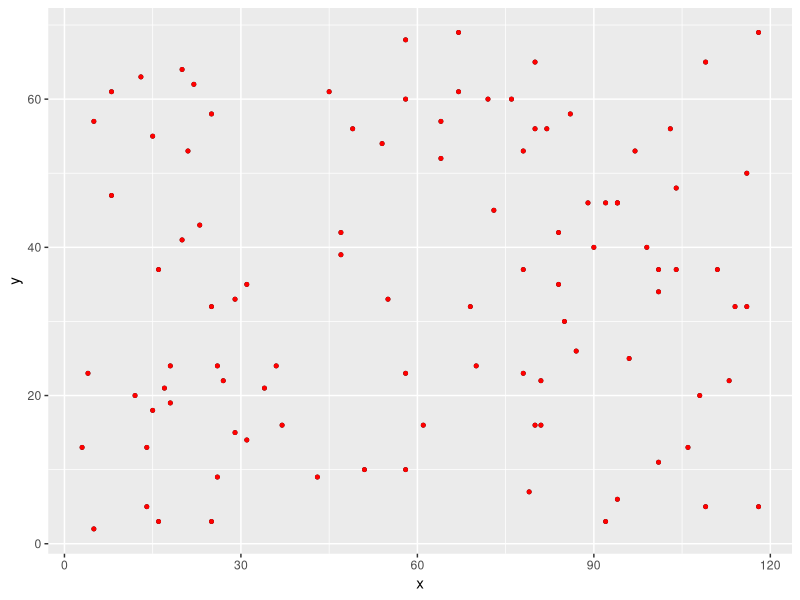

Write the R code that produced this figure.

##########################################
# 
# Greedy TSP algorithm 
# (TSP = Traveling Salesman Problem)
#
# Series:
# Little Useless-useful R functions #41
# Created: August 13, 2022
# Author: Tomaz Kastrun
# Blog: tomaztsql.wordpress.com
# V.1.0

# Changelog: 
#        
###########################################


library(ggplot2)
library(tidyverse)



#generate fake data
df_size <- 100

set.seed(2908)
cities <- data.frame(x = sample(rnorm(1,100,20),df_size,replace=TRUE),
                     y = sample(rnorm(1,100,15),df_size,replace=TRUE),
                     rn = 1:df_size)



# Nearest neighbor function
nearest_neighbour <- function(pos, cities){
  id <- which.min(colSums((t(cities) - pos)^2))
  idx <- cities[id, ]
  return(idx)
}


# Greedy algorithm
greedy_algo <- function(cities){
  pos.ix = (cities[sample(1:nrow(cities), 1), ])
  pos.ix.c <- c(pos.ix$x,pos.ix$y)
  tour <<- c(NULL)
  unvisited <<- cities[!(cities$rn %in% pos.ix$rn), ]
  while (nrow(unvisited) > 0) {
    C = nearest_neighbour(pos.ix.c, unvisited)
    tour <<- rbind(tour, C)
    
    unvisited <<- unvisited[!(unvisited$rn %in% C$rn), ]
    pos.ix <- tail(tour,1)
    pos.ix.c <- c(pos.ix$x, pos.ix$y)
    
  }
  return(tour)
}


# Plot path
plot_path <- function(df){
  for (i in 1:nrow(df)){
    dt_temp <- head(df,i)
    p <<- ggplot() + geom_point(data=df, aes(x = x, y = y), colour="black", size = 1) +  geom_point(data=dt_temp, aes(x=x,y=y), colour="red", size = 1)
    #plot(p)
    #Sys.sleep(0.01)
  }
  plot(p)
}



#run greedy
greedy_algo(cities)

# plot  solution
plot_path(tour)
